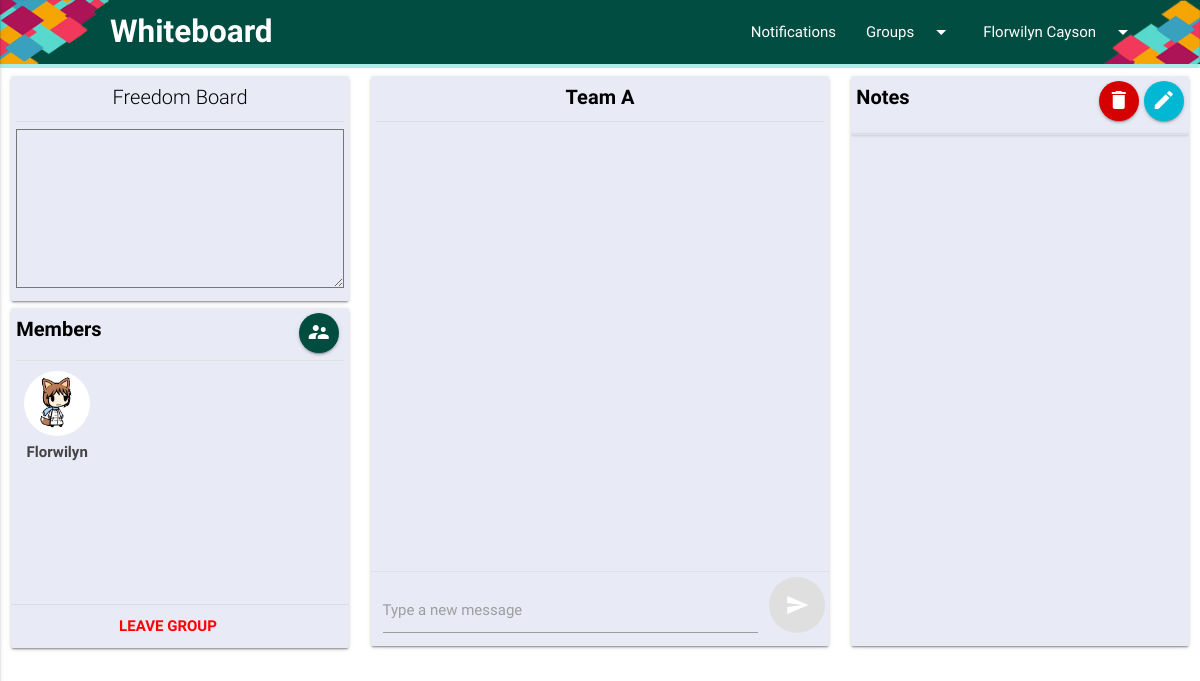
Page /group/3/ (signed in) on the committed database.
### user_profile/models.py (models this page shows, shortened)
class Users(models.Model):
	user = models.OneToOneField(User, on_delete=models.CASCADE)
	first_name = models.CharField(max_length=25)
	last_name = models.CharField(max_length=25)
	date_joined = models.DateTimeField(auto_now_add=True)
	prof_pic = models.ImageField(upload_to = './storage/', default = 'storage/default-avatar.png')

### whiteboard/models.py (models this page shows, shortened)
class Member(models.Model):
	group = models.ForeignKey(Group, on_delete=models.CASCADE)
	member = models.ForeignKey(Users, on_delete=models.CASCADE, related_name="is_a_member_of")

class Group(models.Model):
	group_name = models.CharField(max_length = 10)
	date_created = models.DateTimeField(auto_now_add=True)
	owner = models.ForeignKey(Users, null=True, default=None, on_delete=models.SET_NULL, related_name="owns")
	def __str__(self):
   		return self.group_name

### Project/views.py (the view)
# urls.py: url(r'^group/(?P<group_id>\d+)/$', views.index, name='group'),
def index(request, group_id):
	if request.user.is_authenticated():
		user_id = request.user.id
		user = Users.objects.get(user__id=user_id)
		is_member_of = get_list_or_404(Member, member__pk=user.id, group__id=group_id)
		group = Member.objects.filter(member__pk=user.pk)
		group_name = Group.objects.get(id=group_id)
		members = Member.objects.filter(group__id=group_id)
		group_chat = Chat.objects.filter(group__id=group_id)
		notes = Note.objects.filter(owner__id=group_id).order_by('-id')
		return render(request, 'index.html', {'group_chat': group_chat, 'user': user, 'group': group, 'group_name': group_name, 'members': members, 'notes': notes, 'group_id': group_id})
	else:
		return redirect('signin')

### Project/templates/index.html (shortened to what this page needs)
{% extends "base.html" %}
{% load static %}
{% block content %}
<div class=" col s12 m6 l3">
	<div class="card indigo lighten-5" style="height: 225px; margin-bottom: 5px">
	    <div class="card-content black-text pull-down" style="padding: 5px;">
	        <span class="card-title center">Freedom Board</span>
	        <div class="divider"></div>
			<textarea id="wall" rows="7" style="height:auto; margin-top: 7px"></textarea>
	    </div>
    </div>
     <div class="card indigo lighten-5 height-fixed" style="margin-bottom: 0px">
	    <div class="card-content black-text pull-down" style="padding: 5px;">
	        <span class="card-title" style="margin-bottom: 15px"><b>Members</b><a class="btn-floating waves-effect waves-light teal darken-4 right" href="#add_membermodal" data-target="add_membermodal" style="margin-right: 5px"><i class="material-icons" style="margin-top: 3px">supervisor_account</i></a></span>
	        <div class="divider" style="margin-top: 3px"></div>
	        <ul class="users-list" id="members-list" style="height: 100%; overflow: auto; margin-bottom: 5px; margin-top: 10px">
	            {% for member in members %}
		            <li>
		            	<img class="member-img" src="{{ member.member.prof_pic.url }}">
		            	<span class="users-list-name">{{member.member.first_name}}</span>
		            </li>
		        {% endfor %}
	        </ul>
	    </div>
	    <div class="card-action center" style="padding: 10px">
	        <a href="/leave/{{group_id}}" style="color: red"><b>Leave group</b></a>
	    </div>
    </div>
</div>
<div class="col s12 m6 l5 x-margin">
	<div class="card indigo lighten-5 height-fixed-2">
	    <div class="card-content black-text pull-down" style="padding: 5px">
	        <span class="card-title" style="border-bottom-color: black; text-align: center;"><b>{{ group_name }}</b></span>
	        <div class="divider"></div>
	        <div class="chat" style="height: 91%">
	            <ul style="overflow: auto; height: 100%" id="msg-list">
	               		</ul>
	               	</div>
			     </div>
			     <div class="divider"></div>
	            <div class="footer green lighten-5">
	            <form id="chat-form" method="post" action="/post/">
		              <div class="input-field col s12 m4 l8" style="width: 87%;" id="chat-msg">
			          <input id="message" type="text" class="validate">
			          <label for="message" class="text-indigo darken-4">Type a new message</label>
			        </div>
			        <button type="submit" class="btn-floating btn-large s12 m4 l2 teal darken-4" id="send" style="margin-top: 5px; float: left;"><i class="material-icons right">send</i></button>
			      </form>
	            </div>
	        </div>
	    </div>
	    <div class="col s12 m6 l3">
	        <div class="card indigo lighten-5" style="height: 570px;">
	            <div class="card-content black-text pull-down" style="padding: 0px; height: 92%">
	              <span class="card-title" style="padding: 5px"><b>Notes</b><a href="#add_notemodal" data-target="add_notemodal" class="btn-floating waves-effect waves-light cyan accent-4 right" style=" margin-left: 5px"><i class="material-icons" style="margin-top: 3px;">mode_edit</i></a><a id= "delete-btn" class="btn-floating waves-effect waves-light red accent-4 right"><i class="material-icons" style="margin-top: 3px">delete</i></a></span>
					  <form action="{% url 'delete' %}" method="POST" id="note-delete" style="overflow: auto; height: 97%">
					    <ul class="collapsible" data-collapsible="accordion" id="notes-list">
						</ul>
						 </form>
	            </div>
	        </div>
        </div>
{% endblock %}

### Project/templates/base.html (shortened to what this page needs)
{% load static %}
<!DOCTYPE html>
<html>
<head>
  <link rel="stylesheet" type="text/css" href="{% static 'materialize/css/materialize.min.css' %}">
  <link rel="stylesheet" type="text/css" href="{% static 'materialize/css/materialize.css' %}">
  <link rel="stylesheet" type="text/css" href="{% static 'materialize/css/theme.css' %}">
  <link rel="stylesheet" type="text/css" href="{% static 'materialize/css/dropify.css' %}">
  <link rel="stylesheet" type="text/css" href="{% static 'materialize/css/dropify.min.css' %}">
    <link rel="stylesheet" type="text/css" href="{% static 'sweetalert/sweetalert2.css' %}">
  <link rel="stylesheet" href="https://cdnjs.cloudflare.com/ajax/libs/font-awesome/4.7.0/css/font-awesome.min.css">
</head>
<body>
  <nav id="whiteboard" style="background-size: cover" class="teal darken-4">
    <div class="nav-wrapper nav-wrap">
      <a href="#!" class="brand-logo logo-pad" style="margin-left: 90px"><b>Whiteboard</b></a>
      <ul class="right hide-on-med-and-down">
        <li><a href="collapsible.html">Notifications</a></li>
        <li><a class="dropdown-button" href="#!" data-activates="groups">Groups<i class="material-icons right">arrow_drop_down</i></a></li>
        <li><a class="dropdown-button" href="#!" data-activates="dropdown1">{{ user.first_name }} {{ user.last_name }}<i class="material-icons right">arrow_drop_down</i></a></li>
      </ul>
    </div>
  </nav>
  <div class="progress" style="margin: 0px;">
  </div>
  <div class="row" style="margin-bottom: 0px;">
    {% block content %}
    {% endblock %}
  </div>
</body>
</html>

### rows in the picture
Users: first_name "Florwilyn", last_name "Cayson"
Member: member.prof_pic (picture), member.first_name "Florwilyn"
Group: group_name "Team A"
